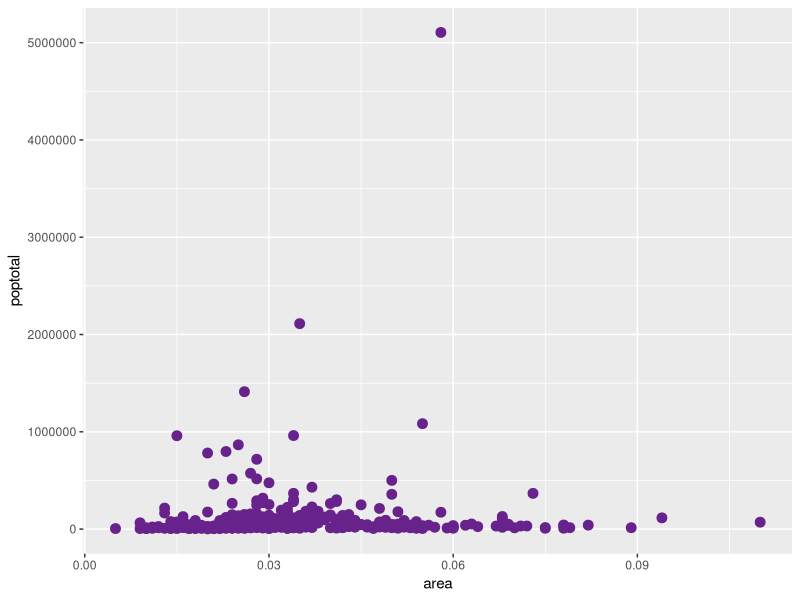
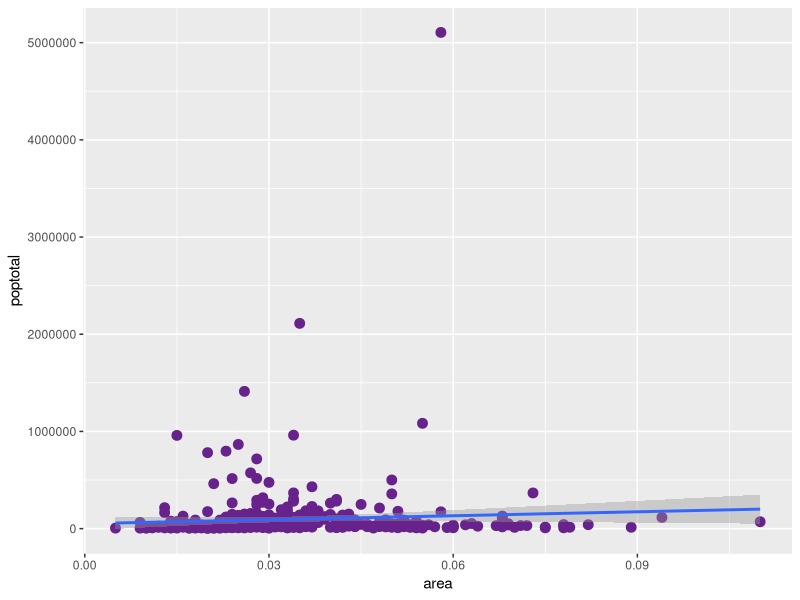
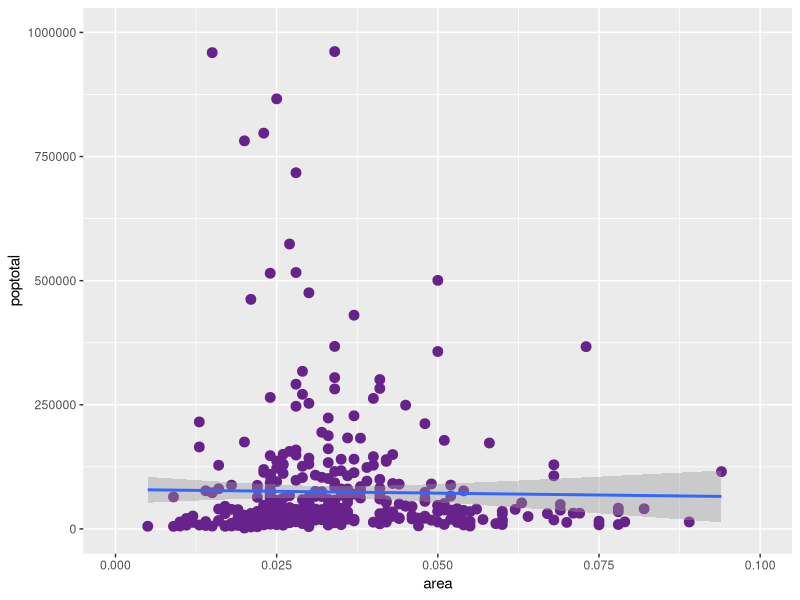
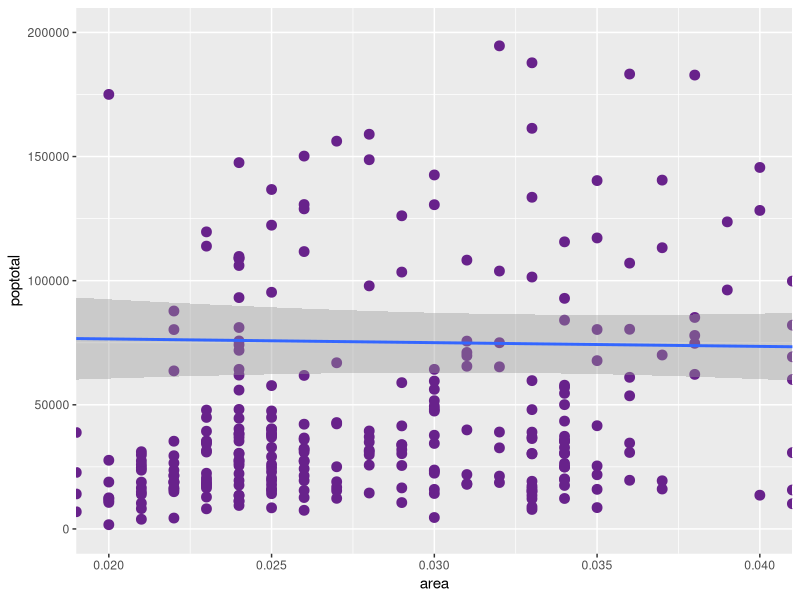
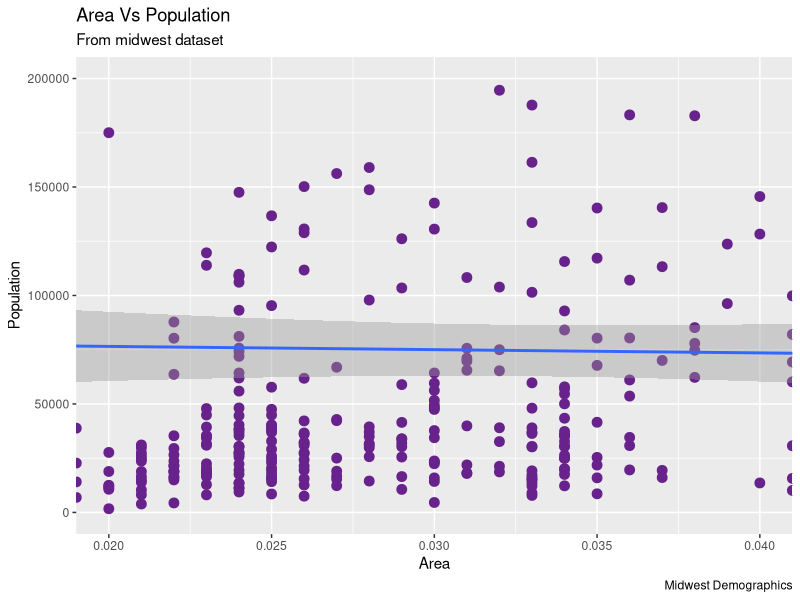
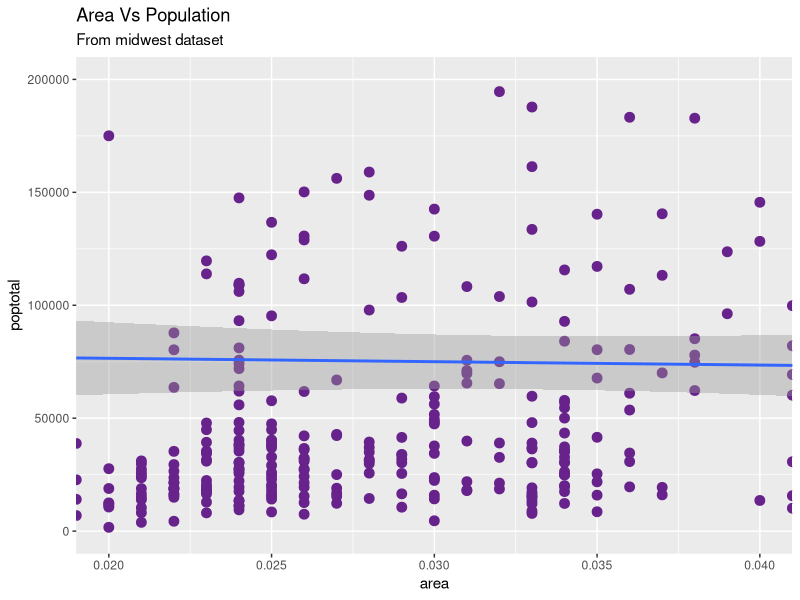

These charts were generated, in order, by the following R code: (Note: this script raises an error after producing the figures.)
# Run in command line using Rscript ggplot2.r

options(scipen=999)
library(ggplot2)
# download data
data("midwest", package="ggplot2")

# initialize plot
g <- ggplot(midwest, aes(x=area, y=poptotal))

# plots scatter
g <- g + geom_point(col="darkorchid4", size=3)
plot(g)

# plots best fit line
g <- g + geom_smooth(method="lm")
plot(g)

# Delete the points outside the limits
g <- g + xlim(c(0, 0.1)) + ylim(c(0, 1000000))
plot(g)

# Zoom in without deleting the points outside the limits.
# As a result, the line of best fit is the same as the original plot.
g1 <- g + coord_cartesian(xlim=c(0.02,0.04), ylim=c(0,200000))  # zooms in
plot(g1)


g1 + labs(title="Area Vs Population", subtitle="From midwest dataset",
y="Population", x="Area", caption="Midwest Demographics")
# or
g1 + ggtitle("Area Vs Population", subtitle="From midwest dataset")
+ xlab("Area") + ylab("Population")






mydata <- read.table('pim.csv', header=TRUE, sep=",")
